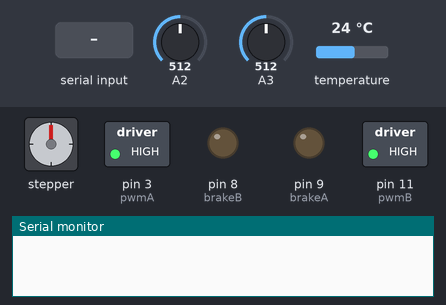
Bench run of a sketch on a simulated Arduino Uno, built with avr-gcc and run on an emulated ATmega328P. Parts: stepper motor, switched loads named in the sketch (green lamp = pin HIGH), output pins drawn as LEDs (lit = HIGH), the last lines printed to the serial monitor. The inputs (shaded band) are chosen by the test bench; at power-on: A2 = 512, A3 = 512, temperature 24 °C. Stepper angles assume 200 steps per turn.

Above: at 1.6 s.
1.7 s: "SWEEP" received over Serial
At 3.8 s:
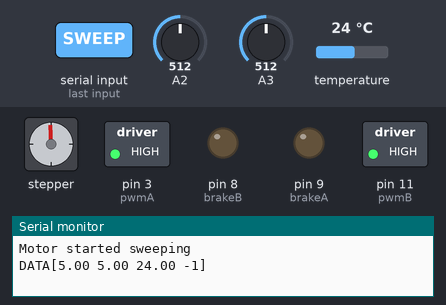
7.5 s: "LEFT" received over Serial
10.0 s: "RIGHT" received over Serial
At 31.4 s:
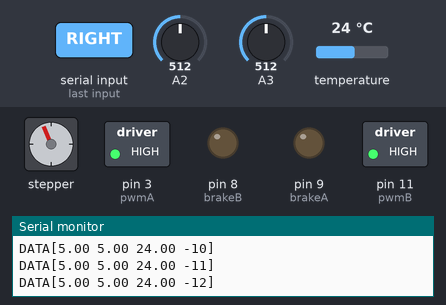
Timing chart, 0 to 33.7 s (numbered marks = the images above; inputs shaded):
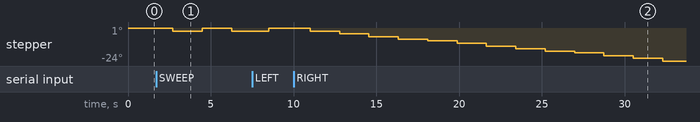

The sketch:

pld_control_arduino.ino
```cpp
/*
 * @author Aki Ruhtinas (c) 2019
 * Arduino code for controlling optics and gas supply lines of PLD chamber
 * Communicates with PC via serial ports
 */

// DAC control libraries
#include <Wire.h>
#include <Adafruit_MCP4725.h>

// Temperature sensor control libraries
#include <OneWire.h>
#include <DallasTemperature.h>

// Temperature sensor initialization
#define ONE_WIRE_BUS 2
OneWire oneWire(ONE_WIRE_BUS);// Setup oneWire instance
DallasTemperature tempSensors(&oneWire);

// Stepper motor control library
#include <Stepper.h>

double chamberT=0; // Temperature of outer surface of the chamber

// SERIAL COMMUNICATION PARAMETERS
const int BAUDRATE=9600;
String msg="null";


// Gas flow setpoints and measured values
// Setpoint 12bit, measured value 10bit
double setPoint1=0;
double setPoint2=0;
double flowVal1=0;
double flowVal2=0;


// Setting up two 12bit DAC modules
Adafruit_MCP4725 dac1;
Adafruit_MCP4725 dac2;

// Stepper motor parameters
const int stepsPerRevolution=200;
const int pwmA=3;
const int pwmB=11;
const int brakeA=9;
const int brakeB=8;
const int dirA=12;
const int dirB=13;
Stepper stepmotor(stepsPerRevolution,dirA,dirB);
bool left=false;
bool right=false;
long stepdelay=2000000;
unsigned long t=0;
unsigned long dt=0;

const int MOTOR_SPEED=100;

int sweepRange=5;
int midPoint=0;
int motorPosition=0;
bool sweep=false;
int sign=1;


/* ==========================================================
 *                          SETUP
 * ==========================================================
 */
void setup() {
  // Setting up serial communication
  Serial.begin(BAUDRATE);
  // Setting up DAC modules for MFC control
  dac1.begin(0x62);
  dac2.begin(0x63);

  // Pins to read gas flow reading
  pinMode(A3,INPUT);
  pinMode(A2,INPUT);

  // Temperature sensor
  tempSensors.begin();

  // Setting up motor control pins
  pinMode(pwmA,OUTPUT);
  pinMode(pwmB,OUTPUT);
  pinMode(brakeA,OUTPUT);
  pinMode(brakeB,OUTPUT);
  digitalWrite(pwmA,HIGH);
  digitalWrite(pwmB,HIGH);
  digitalWrite(brakeA,LOW);
  digitalWrite(brakeB,LOW);

  // Setting motor speed
  stepmotor.setSpeed(MOTOR_SPEED);
}
/* ==========================================================
 *                    MAIN LOOP
 * ==========================================================
 */
void loop() {
  // Serial communication part
  tempSensors.requestTemperatures();
  msg=Serial.readString(); // Message from PC
  handleMessage(msg);

  // Stepper motor control
  dt=micros()-t;
  if(stepdelay>dt){delayMicroseconds(abs(stepdelay-dt));}
  if(left){stepmotor.step(1);motorPosition=motorPosition+1;}
  if(right){stepmotor.step(-1);motorPosition=motorPosition-1;}

  // sweeping
  if(sweep){
    if(abs(motorPosition-midPoint)<sweepRange){
      stepmotor.step(sign);
      motorPosition=motorPosition+sign;
    }
    else{
      sign=sign*(-1);
      stepmotor.step(sign);
      motorPosition=motorPosition+sign;
    }
  }
  t=micros();

  // Measurements
  readFlow();
  chamberT=tempSensors.getTempCByIndex(0);

  // Sending data to computer
  String dataToPC="DATA["+String(flowVal1)+" "+String(flowVal2);
  dataToPC=dataToPC+" "+String(chamberT)+" "+String(motorPosition)+"]";
  Serial.println(dataToPC);
}

/* ==========================================================
 *                   MESSAGE HANDLING
 * ==========================================================
 */

/*
 * Handles messages received from PC
 */
void handleMessage(String msg){
  // Form of gas flow command: GAS[setPoint1 setPoint2]
  if(msg.startsWith("GAS",0) > 0){setGasParam(midString(msg,"[","]"));};

  // Motor control commands
  if(msg.startsWith("GOTO",0) > 0){right=false;left=false;sweep=false;motorGoTo(midString(msg,"[","]"));Serial.println("Motor moved");};
  if(msg.startsWith("SWEEP",0) > 0){right=false;left=false;setSweepParam(midString(msg,"[","]"));};
  if(msg.startsWith("LEFT")){right=false;left=true;sweep=false;Serial.println("Motor stepping to left");};
  if(msg.startsWith("RIGHT")){right=true;left=false;sweep=false;Serial.println("Motor stepping to right");};
  if(msg.startsWith("STOP")){right=false;left=false;sweep=false;Serial.println("Motor stopped");};
}


/* ==========================================================
 *              GAS FLOW CONTROL & MEASUREMENT
 * ==========================================================
 */

/*
 * Setting up the gas flow parameters
 */
void setGasParam(String param){
  param.replace(",", "."); // Replacing commas from PLDControl software
  int N=3; // Size of param array
  float values[N]; // param array that
  extractValues(values,param,N);
  setPoint1=values[0];
  setPoint2=values[1];
  setFlow(setPoint1,setPoint2);
}

/*
*  Sets MFC remote setpoints to desired gas flows
*  via DAC module. Remote setpoint is voltage 0-5V,
*  set by 12 bit Adafruit DAC module. Thus setpoint needs to be scaled
*  to integer between 0 and 4096.
*/
void setFlow(double setPoint1, double setPoint2){

  bool valueToEEPROM=false; // determines if setpoint is stored in EEPROM memory
  // If used, EEPROM could wear out due limited number of writes

  // 12bit integer value of setpoint
  int V1=(setPoint1/10.0)*4096;
  int V2=(setPoint2/10.0)*4096;

  // 12bit integer value of setpoint
  dac1.setVoltage(V1, valueToEEPROM);
  dac2.setVoltage(V2, valueToEEPROM);
  Serial.print("GAS FLOW SET: ");
  Serial.print(V1);
  Serial.print(" ");
  Serial.println(V2);
}

/*
 * Reads measured gas flow value
 */
void readFlow(){
  // N2 flow value
  flowVal1=(analogRead(A3)/1023.0)*10; // Scaling value to 10 sccm

  // Argon flow value
  flowVal2=(analogRead(A2)/1023.0)*10;
  // Using K value to convert to real flow
  flowVal2*1.4573;
}

/* ==========================================================
 *                  MOTOR CONTROL
 * ==========================================================
 */

/*
 * Setting up the sweep
 */
void setSweepParam(String param){
  int N=3; // Size of param array
  float values[N]; // param array that
  extractValues(values,param,N);
  sweepRange=values[0];
  midPoint=values[1];
  motorGoTo(String(midPoint));
  sweep=true;
  Serial.println("Motor started sweeping");
}

/*
 * Driving stepper motor to a certain point
 */
void motorGoTo(String point){
  stepmotor.step(point.toFloat()-motorPosition);
  motorPosition=point.toFloat();
}

/* ==========================================================
 *                   HELPERS
 * ==========================================================
 */

 /*
  * Gets substring between two strings
  */
String midString(String str, String start, String finish){
  int locStart = str.indexOf(start);
  if (locStart==-1) return "ERROR";
  locStart += start.length();
  int locFinish = str.indexOf(finish, locStart);
  if (locFinish==-1) return "ERROR";
  return str.substring(locStart, locFinish);
}
 /*
  *  Gets values from string separated space
  *
  *  Reference of the values float array is given to
  *  this function, so values of the array are changed
  */
void extractValues(float *values, String str, int N){
  String separator=" "; // Separator of values in str
  int i=0;
  // Initialization of values array
  while(i<N){
    values[i]=0;
    i++;
  }
  // Extract floating point numbers from str to values
  // Takes N first numbers
  i=0;
  int first=-1;
  while(str.indexOf(separator)>-1&&i<N){
    first = str.indexOf(separator); // index of first separator in string
    values[i]=str.substring(0,first).toFloat(); // Conversion to float
    str=str.substring(first+1); //remove value from string
    i++;
  }
  values[i]=str.toFloat(); // Takes last number when there is less than N elements
}
```

Measured:
- after the input at 1.7 s, stepper: goes -2° 1.8 s, 0° 1.8 s, then -2°, starting after 1.0 s
